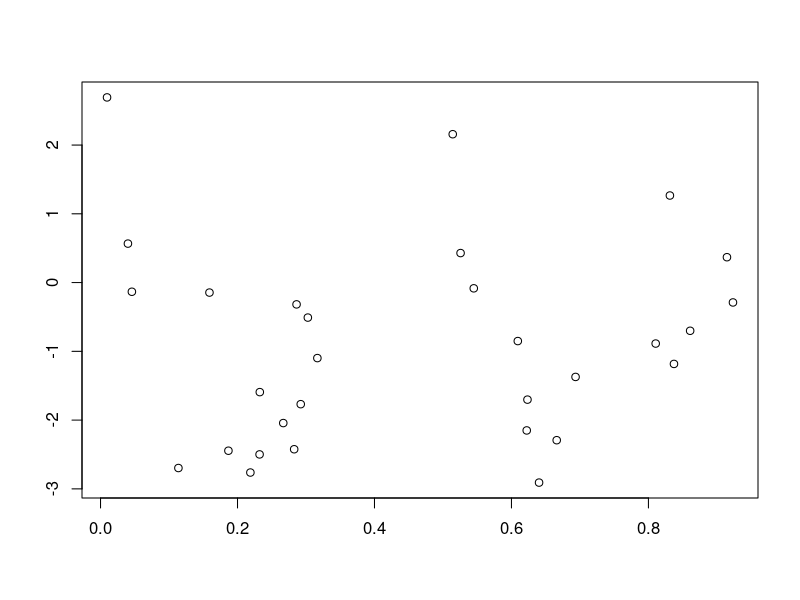
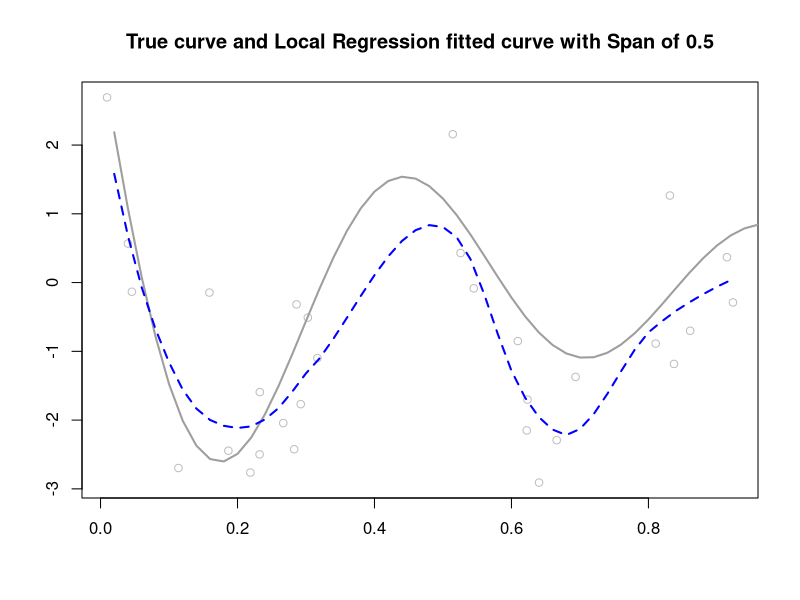

Here is the R script that generated these plots, in order:
## ---- chunk 1
lo.lev <- function(x1, sp){
  # x1: feature vector of length n
  # sp: a value for "span"
  
  n = length(x1)
  
  S_mat = matrix(0,n,n)
  Id_mat = diag(n)
  
  #Fitted values
  for(i in 1:n){
    S_mat[,i] = predict(loess(Id_mat[,i] ~ x1, span = sp))
  }
  
  #leverage values are diagonals of S-lambda
  lev = diag(S_mat)
  
  return(lev)
}

onestep_CV <- function(x1, y1, sp){
  fit1 = loess(y1 ~ x1, span = sp)
  resid_vec = resid(fit1)
  S_vec = lo.lev(x1, sp)
  
  # LOO-CV
  cv = mean((resid_vec/(1-S_vec))^2)
  
  # GCV
  mean_lev = mean(S_vec)
  gcv = mean((resid_vec/(1-mean_lev))^2)
  
  return(list(cv = cv, gcv = gcv))
}

myCV <- function(x1, y1, span){
  # x1: feature vector of length n
  # y1: response vector of length n
  # span: a sequence of values for "span"
  
  m = length(span)
  cv = rep(0, m)
  gcv = rep(0, m)
  
  for(i in 1:m){
    tmp = onestep_CV(x1, y1, span[i])
    cv[i] = tmp$cv
    gcv[i] = tmp$gcv
  }
  return(list(cv = cv, gcv = gcv))
}
## ---- chunk 2
# Testing Function
mydata = read.csv(file = "Coding3_Data.csv")
dim(mydata)

plot(mydata$x, mydata$y, xlab="", ylab="")

span1 = seq(from = 0.2, by = 0.05, length = 15 )
cv.out = myCV(mydata$x, mydata$y, span1)

# Print Results
myout = data.frame(CV = cv.out$cv, 
                   GCV = cv.out$gcv, 
                   span = span1)
myout

myout$span[myout$GCV == min(myout$GCV)]

myout$span[myout$CV == min(myout$CV)]
## ---- chunk 3
# Plot The Fitted Curve
spangcv.min = myout$span[myout$GCV == min(myout$GCV)]
spancv.min = myout$span[myout$CV == min(myout$CV)]

plot(mydata$x, mydata$y, 
     xlab="", ylab="", 
     main = "True curve and Local Regression fitted curve with Span of 0.5",
     col="gray")
fx = 1:50/50;
fy = sin(12*(fx+0.2))/(fx+0.2)
lines(fx, fy, col=8, lwd=2)

f = loess(y ~ x, mydata, span = spangcv.min)
lines(fx, predict(f, data.frame(x = fx), surface = "direct"), 
      lty=2, lwd=2, col="blue")
